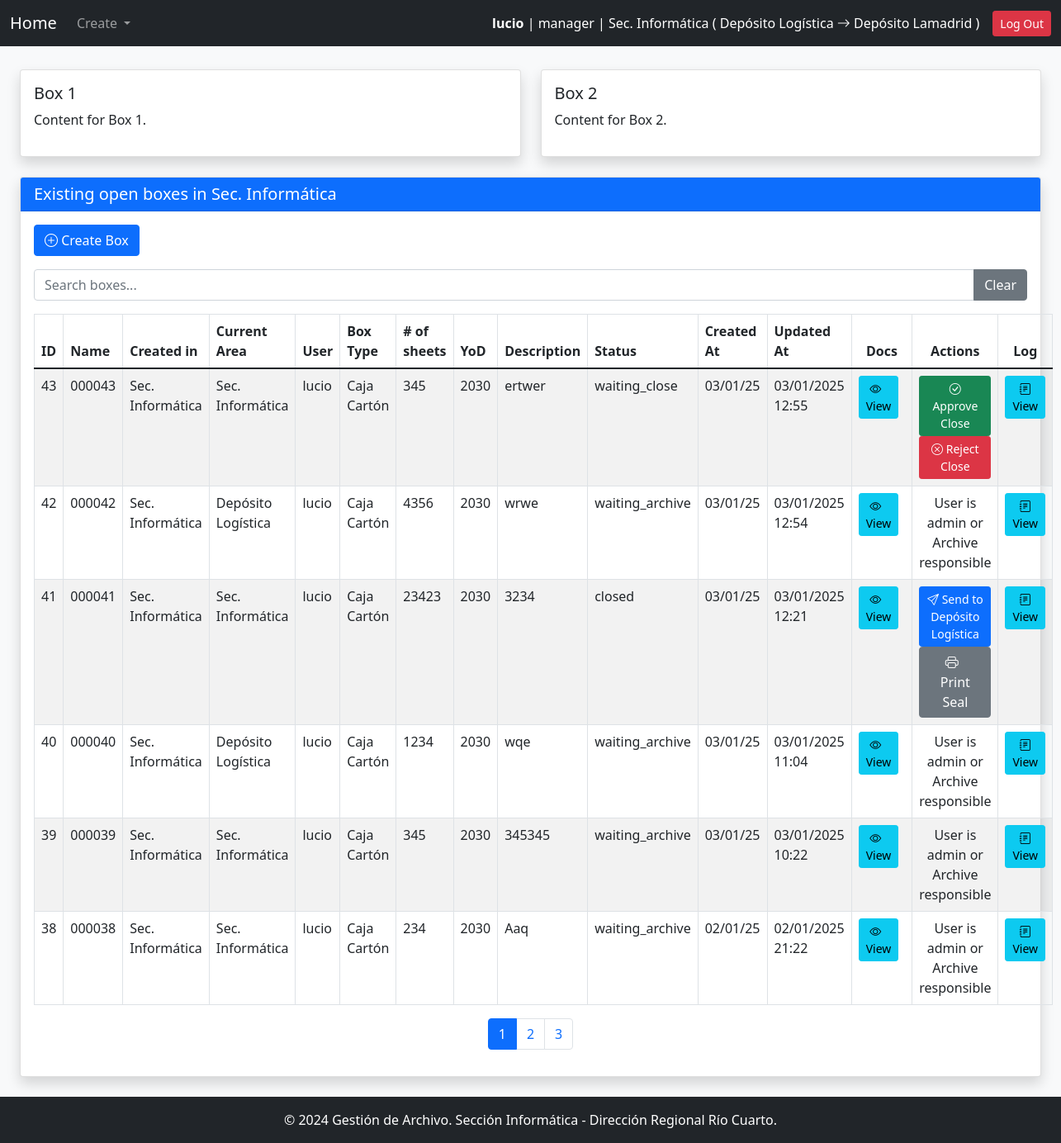
The page /main/ (signed in) on the database as committed earlier.
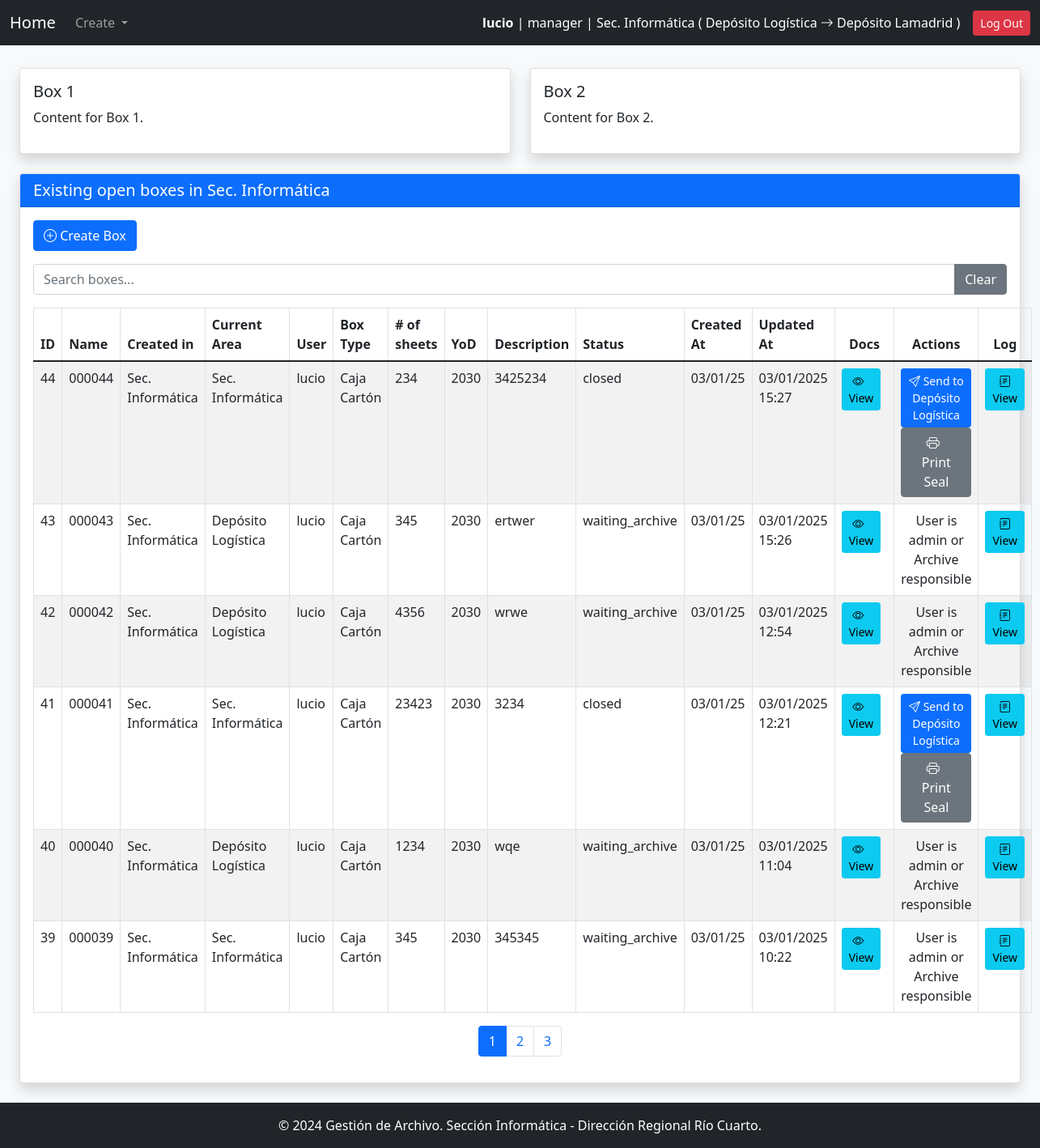
The same page on the database as committed later.
### gestion_archivo_app/models.py (models this page shows, shortened)
class Box(models.Model):
    STATUS_CHOICES = [
        ('open', 'Open'),
        ('closed', 'Closed'),
        ('waiting_close', 'Waiting for Close'),
        ('waiting_archive', 'Waiting for Archive'),
        ('accepted_archive', 'Accepted by Archive Responsible'),
        ('archived', 'In Archive'),
    ]
    name = models.CharField(max_length = 10, primary_key=False, verbose_name="Box Name", null=False, blank=False, unique=True)
    box_type = models.ForeignKey(BoxType, on_delete=models.PROTECT, related_name="boxes")
    description = models.TextField(blank=True, null=True, verbose_name="Box Description")
    user = models.ForeignKey(settings.AUTH_USER_MODEL, on_delete=models.PROTECT, related_name="boxes")
    area = models.ForeignKey(Area, on_delete=models.PROTECT, related_name="boxes")
    status = models.CharField(max_length=32, choices=STATUS_CHOICES, default='open')
    id = models.AutoField(primary_key=True, verbose_name="Box ID")  # Auto-incremental ID
    creation_date = models.DateTimeField(auto_now_add=True, verbose_name="Creation Date")
    update_date =  models.DateTimeField(auto_now=True)
    close_date = models.DateTimeField(blank=True, null=True, default=None, verbose_name="Close Date")
    destruction_year = models.PositiveSmallIntegerField(
        choices=[(0,'Never')] + [(year, str(year)) for year in range(get_current_year(), get_current_year() + 500)],
        verbose_name="Destruction Year"
    )
    current_area = models.ForeignKey(Area, on_delete=models.PROTECT, related_name="current_boxes", verbose_name="Current Area")
    total_sheets = models.PositiveIntegerField(default=0)

class Area(models.Model):
    code = models.CharField(max_length=30, unique=True, verbose_name="Area Code")
    name = models.CharField(max_length=100, unique=True, verbose_name="Area Name")
    description = models.TextField(blank=True, null=True, verbose_name="Description")
    is_deposit = models.BooleanField(default=False, verbose_name="Is Deposit")
    def __str__(self):
        return self.name

class User(AbstractUser):
    ROLE_CHOICES = [
        ('user', 'User'),
        ('manager', 'Manager'),
        ('archive_responsible', 'Archive Responsible'),
        ('admin', 'System Administrator')
    ]
    role = models.CharField(max_length=32, choices=ROLE_CHOICES)
    area = models.ForeignKey('Area', on_delete=models.PROTECT, verbose_name="User Area")
    deposit = models.ForeignKey(
        'Area',
        on_delete=models.PROTECT,
        default=get_default_archive,
        verbose_name="Archive",
        related_name='deposits'
    )
    objects = UserManager()
    USERNAME_FIELD = 'username'
    REQUIRED_FIELDS = ['first_name', 'last_name', 'role']

class BoxType(models.Model):
    name = models.CharField(max_length=100, unique=True, verbose_name="Box Type")
    description = models.TextField(blank=True, null=True, verbose_name="Description")

### gestion_archivo_app/views.py (the view)
# urls.py: path('main/', main, name='main'),
@login_required
def main(request):
    user_area = request.user.area
    user_deposit = request.user.deposit
    user_role = request.user.role
    if user_role == 'admin':
        items = Box.objects.all().order_by('-name')
    elif user_role == 'archive_responsible':
        items = Box.objects.filter(Q(current_area=user_area) | Q(current_area=user_deposit)).order_by('-name')
    else:
        items = Box.objects.filter(area=user_area).order_by('-name')
    return render(request, "main.html", {"items": items})

### gestion_archivo_app/context_processors.py (called while the page is built)
def system_config(request):
    try:
        pagination_limit = int(SystemConfigKeyValues.objects.get(key="pagination_limit").value)
    except SystemConfigKeyValues.DoesNotExist:
        pagination_limit = 10  # Valor por defecto
    try:
        default_archive_code = SystemConfigKeyValues.objects.get(key="default_archive_code").value
    except SystemConfigKeyValues.DoesNotExist:
        default_archive_code = "AADE_ARCHIVE"  # Valor por defecto
    try:
        config_name_org = SystemConfigKeyValues.objects.get(key="config_name_org").value
    except SystemConfigKeyValues.DoesNotExist:
        config_name_org = "Define config_name_org"  # Valor por defecto
    return {
        "pagination_limit": pagination_limit,
        "default_archive_code": default_archive_code,
        "config_name_org": config_name_org
    }

### gestion_archivo_app/templates/main.html (shortened to what the changed rows need)
{% extends "base.html" %}
{% block content %}
<div class="container-fluid mt-4">
    <div class="row mt-4">
        <div class="col-12">
            <div class="card shadow">
                <div class="card-body">
                    <table class="table table-bordered table-striped mt-3" id="tableId">
                        <thead>
                            <tr>
                                <th onclick="sortTable(0)">ID </th>
                                <th onclick="sortTable(1)">Name </th>
                                <th onclick="sortTable(2)">Created in</th>
                                <th onclick="sortTable(3)">Current Area</th>
                                <th onclick="sortTable(4)">User </th>
                                <th onclick="sortTable(5)">Box Type </th>
                                <th onclick="sortTable(6)"># of sheets </th>
                                <th onclick="sortTable(7)">YoD </th>
                                <th onclick="sortTable(8)">Description </th>
                                <th onclick="sortTable(9)">Status </th>
                                <th onclick="sortTable(10)">Created At </th>
                                <th onclick="sortTable(11)">Updated At </th>
                                <th class="text-center">Docs</th>
                                <th class="text-center">Actions</th>
                                <th class="text-center">Log</th>
                            </tr>
                        </thead>
                        <tbody id="tableBodyId">
                            {% for item in items %}
                                <tr>
                                    <td>{{ item.id }}</td>
                                    <td>{{ item.name }}</td>
                                    <td>{{ item.area.name }}</td>
                                    <td>{{ item.current_area.name }}</td>
                                    <td>{{ item.user.username }}</td>
                                    <td>{{ item.box_type.name }}</td>
                                    <td>{{ item.total_sheets }}</td>
                                    <td>{{ item.destruction_year }}</td>
                                    <td>{{ item.description }}</td>
                                    <td>{{ item.status }}</td>
                                    <td>{{ item.creation_date|date:"d/m/y" }}</td>
                                    <td>{{ item.update_date|date:"d/m/Y H:i"  }}</td>
                                    {% if item.status == 'open' %}
                                        {% if user.role == 'manager' or user.role == 'user' %}
                                            <td class="text-center">
                                                <a href="{% url 'edit_box_documentation' item.id %}" class="btn btn-sm btn-warning me-2">
                                                    <i class="bi bi-pencil-square"></i> &nbsp; Edit
                                                </a>
                                            </td>
                                        {% else %}
                                            <td class="text-center">
                                                <a href="{% url 'edit_box_documentation' item.id %}" class="btn btn-sm btn-info me-2">
                                                    <i class="bi bi-eye"></i> &nbsp; View
                                                </a>
                                            </td>
                                        {% endif %}
                                    {% else %}
                                        <td class="text-center">
                                            <a href="{% url 'edit_box_documentation' item.id %}" class="btn btn-sm btn-info me-2">
                                                <i class="bi bi-eye"></i> &nbsp; View
                                            </a>
                                        </td>
                                    {% endif %}
                                    <td class="text-center">
                                        {% if item.total_sheets == 0 %}
                                            No actions available (No sheets)
                                        {% elif item.status == 'waiting_close' and user.role == 'manager' %}
                                        <a href="{% url 'approve_close_box' item.id %}" class="btn btn-sm btn-success approve-close">
                                            <i class="bi bi-check-circle"></i> Approve Close
                                        </a>
                                            <button type="button" class="btn btn-danger btn-sm" onclick="openConfirmModalWithForm('Are you sure you want to reject the closure of box <strong>{{item.name}}</strong>?', '{% url 'reject_box_close' item.id %}', 'danger', 'Reject Close')">
                                                <i class="bi bi-x-circle"></i> Reject Close
                                            </button>
                                        {% elif item.status == 'closed' and user.role == 'manager' %}
                                            <button type="button" class="btn btn-primary btn-sm" onclick="openConfirmModalWithForm('Are you sure you want to send box <strong>{{item.name}}</strong> to archive?', '{% url 'send_box_to_archive' item.id %}', 'success', 'Send to Archive')">
                                                <i class="bi bi-send"></i> Send to {{archive_responsible_area}}
                                            </button>
                                            <a href="{% url 'print_security_seal' item.id %}" class="btn btn-secondary">
                                                <i class="bi bi-printer"></i> &nbsp; Print Seal
                                            </a>
                                        {% elif user.role == 'user' %}
                                            None (User is user)
                                        {% else %}
                                            User is admin or Archive responsible
                                        {% endif %}
                                    </td>
                                    <td class="text-center">
                                        <a href="{% url 'box_logs' item.id %}" class="btn btn-sm btn-info">
                                            <i class="bi bi-journal-text"></i> View
                                        </a>
                                    </td>
                                </tr>
                            {% endfor %}
                        </tbody>
                    </table>
                </div>
            </div>
        </div>
    </div>
</div>
{% load static %}
{% endblock %}

### gestion_archivo_app/templates/base.html (shortened to what this page needs)
<!DOCTYPE html>
<html lang="en">
<head>
    {% load static %}
    <link href="https://cdn.jsdelivr.net/npm/bootstrap-icons/font/bootstrap-icons.css" rel="stylesheet">
<link rel="stylesheet" href="https://cdn.jsdelivr.net/npm/bootstrap@5.1.3/dist/css/bootstrap.min.css" />
<link rel="stylesheet" href="https://cdn.jsdelivr.net/npm/select2@4.1.0-rc.0/dist/css/select2.min.css" />
<link rel="stylesheet" href="https://cdn.jsdelivr.net/npm/select2-bootstrap-5-theme@1.3.0/dist/select2-bootstrap-5-theme.min.css" />
<link rel="stylesheet" href="https://cdn.jsdelivr.net/npm/select2-bootstrap-5-theme@1.3.0/dist/select2-bootstrap-5-theme.rtl.min.css" />
</head>
<body class="bg-light" a>
    <nav class="navbar navbar-expand-lg navbar-dark bg-dark">
        <div class="container-fluid">
            <a class="navbar-brand" href="{% url 'main' %}">Home</a>
            <div class="collapse navbar-collapse" id="navbarNav">
                <ul class="navbar-nav me-auto">
                    <li class="nav-item dropdown">
                        <a class="nav-link dropdown-toggle" href="#" id="createDropdown" role="button" data-bs-toggle="dropdown" aria-expanded="false">
                            Create
                        </a>
                    </li>
                </ul>
            </div>
                <div class="d-flex align-items-center">
                    {% if user.is_authenticated %}
                        <span class="text-white me-3">
                            <strong>{{ user.username }}</strong> | {{ user.role }} | {{ user.area.name }} ( {{ archive_responsible_area }} <i class="bi bi-arrow-right"></i> {{ user.deposit.name }} )
                        </span>
                        <a href="{% url 'logout' %}" class="btn btn-danger btn-sm">Log Out</a>
                    {% else %}
                        <a href="{% url 'login' %}" class="btn btn-success btn-sm">Log In</a>
                    {% endif %}
                </div>
            </div>
    </nav>
    <div class="container-fluid py-4" style='margin-top:-20px' >
        {% block content %}{% endblock %}
    </div>
    <footer class="bg-dark text-white text-center py-3 mt-auto">
        <p class="mb-0">&copy; 2024 Gestión de Archivo. Sección Informática - Dirección Regional Río Cuarto.</p>
    </footer>
</body>
</html>

Rows that differ between the two databases and show on the page:
no longer on this page (row unchanged): Box: id "38", name "000038", area.name "Sec. Informática", current_area.name "Sec. Informática", user.username "lucio", box_type.name "Caja Cartón", total_sheets "234", destruction_year "2030", description "Aaq", status "waiting_archive", creation_date "02/01/25", update_date "02/01/2025 21:22", shows "User is admin or Archive responsible"
added Box: id "44", name "000044", area.name "Sec. Informática", current_area.name "Sec. Informática", user.username "lucio", box_type.name "Caja Cartón", total_sheets "234", destruction_year "2030", description "3425234", status "closed", creation_date "03/01/25", update_date "03/01/2025 15:27", {{ archive_responsible_area }} "Depósito Logística"
changed Box "ertwer": current_area.name "Sec. Informática" → "Depósito Logística"; status "waiting_close" → "waiting_archive"; update_date "03/01/2025 12:55" → "03/01/2025 15:26"; status "Approve Close Reject Close" → "User is admin or Archive responsible"
